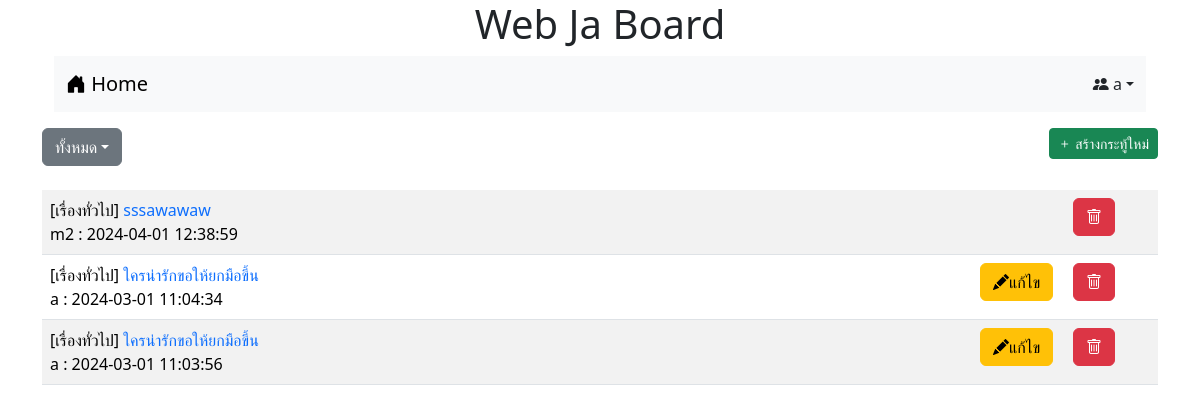
Screenshot of /index.php?cat=1 (signed in) with the database file from the repository.
### tables this page shows
CREATE TABLE `post` (
  `id` int(11) NOT NULL,
  `title` varchar(128) NOT NULL,
  `content` varchar(2048) NOT NULL,
  `post_date` datetime NOT NULL,
  `cat_id` int(11) NOT NULL,
  `user_id` int(11) NOT NULL
);

CREATE TABLE `category` (
  `id` int(11) NOT NULL,
  `name` varchar(32) NOT NULL
);

CREATE TABLE `user` (
  `id` int(11) NOT NULL,
  `login` varchar(32) NOT NULL,
  `password` varchar(64) NOT NULL,
  `name` varchar(64) NOT NULL,
  `gender` char(1) NOT NULL,
  `email` varchar(32) NOT NULL,
  `role` char(1) NOT NULL
);

### index.php (the view, shortened to what this page needs)
<!DOCTYPE html>
<html lang="en">
<head>
    <link href="https://cdn.jsdelivr.net/npm/bootstrap@5.3.2/dist/css/bootstrap.min.css" rel="stylesheet">
    <link rel="stylesheet" href="https://cdn.jsdelivr.net/npm/bootstrap-icons@1.11.3/font/bootstrap-icons.min.css">
</head>
<body>
<div class="container - lg">
    <h1 style="text-align: center;">Web Ja Board</h1>
    <form action="post.php" method="get">
        <div class="container-fluid">
            <nav class="navbar bg-body-tertiary">
                <div class="container-fluid">
                    <a class="navbar-brand" href="index.php"><i class="bi bi-house-door-fill"></i> Home</a>
                    <form class="d-flex"><?php if(!isset($_SESSION['id'])) { ?>
                        <a href="login.php" class="navbar-brand"><i class="bi bi-box-arrow-in-left"></i> เข้าสู่ระบบ</a>
                            <?php }else{ if ($_SESSION["role"] == 'm'&& isset($_SESSION['id'])) { ?>
                            <?php  }if($_SESSION["role"] == 'a'&& isset($_SESSION['id'])) { ?>
                                <nav class="nav-item dropdown">
                                <a class="nav-link dropdown-toggle" href="#" role="button" data-bs-toggle="dropdown" aria-expanded="false"><?php echo "<i class='bi bi-people-fill'></i> $_SESSION[username]" ?></a>
                            </nav>
                                <?php }}?>
                    </form>
                </div>
            </nav>
        </div>
    <div class="mt-3 d-flex justify-content-between">
    <div class="dropdown-center">
        <button class="btn btn-secondary dropdown-toggle" type="button" data-bs-toggle="dropdown" aria-expanded="false">ทั้งหมด</button>
                    <?php
                            $sql="SELECT * FROM category";
                            ?>
                    </div>
        <?php if(isset($_SESSION['id'])) {?>
        <div >  <a href="newpost.php" class="btn btn-success btn-sm "><i class="bi bi-plus"></i> สร้างกระทู้ใหม่</a> </div>
        <?php }?>
    </div>
    <table class="table table-striped mt-4">
    <?php
         $conn=new PDO("mysql:host=localhost;dbname=webboard;charset=utf8","root","");
         if(isset($_GET["cat"])){
         $sql="SELECT t3.name,t1.title,t1.id,t2.login,t1.post_date,t1.user_id FROM post as t1
         INNER JOIN user as t2 ON (t1.user_id=t2.id)
         INNER JOIN category as t3 ON (t1.cat_id=t3.id)WHERE t3.id=$_GET[cat] ORDER BY t1.post_date DESC";
         }
         else{
            $sql="SELECT t3.name,t1.title,t1.id,t2.login,t1.post_date,t1.user_id FROM post as t1
         INNER JOIN user as t2 ON (t1.user_id=t2.id)
         INNER JOIN category as t3 ON (t1.cat_id=t3.id)  ORDER BY t1.post_date DESC";
         }
         $result=$conn->query($sql);
        while($row = $result->fetch()){
            if(isset($_SESSION['id'])&& $_SESSION['role'] == 'm'){
                if($_SESSION['user_id']!= $row[5]){
                echo"<tr><td class=col-10>[$row[0]] <a href=post.php?id=$row[2] style=text-decoration:none>$row[1]</a><BR>$row[3] : $row[4]</td><td class=col-1></td><td class=col-1></td></tr>";
                }
                else{
                echo "<tr><td class=col-10>[$row[0]] <a href=post.php?id=$row[2] style=text-decoration:none>$row[1]</a><BR>$row[3] : $row[4]</td><td class=col-1><a href='editpost.php?edit=$row[2]&user=$row[5]' name='edit'  class='btn btn-warning bi bi-pencil-fill'>แก้ไข</a></td>";
                echo "<td class=col-1><a href='delete.php?del=$row[2]&user=$row[5]' name='del' onclick='return myConfirm()' class='btn btn-danger bi bi-trash'></a></td></tr>"; }
            }
            elseif(isset($_SESSION['id'])&& $_SESSION['role'] == 'a'){
                if($_SESSION['user_id']!=$row[5]){
                echo"<tr><td class=col-10>[$row[0]] <a href=post.php?id=$row[2] style=text-decoration:none>$row[1]</a><BR>$row[3] : $row[4]</td><td class=col-1></td><td class=col-1><a href='delete.php?del=$row[2]&user=$row[5]' name='del' onclick='return myConfirm()' class='btn btn-danger bi bi-trash'></a></td></tr>";
                }
                else{
                echo "<tr><td class=col-10>[$row[0]] <a href=post.php?id=$row[2] style=text-decoration:none>$row[1]</a><BR>$row[3] : $row[4]</td><td class=col-1><a href='editpost.php?edit=$row[2]&user=$row[5]' name='edit'  class='btn btn-warning bi bi-pencil-fill'>แก้ไข</a></td>
                <td class=col-1><a href='delete.php?del=$row[2]&user=$row[5]' name='del' onclick='return myConfirm()' class='btn btn-danger bi bi-trash'></a></td></tr>";
            }
        }
            else echo"<tr><td>[$row[0]] <a href=post.php?id=$row[2] style=text-decoration:none>$row[1]</a><BR>$row[3] : $row[4]</td></tr>";
        }
        ?>
    </table>
</div>
</body>
</html>

### rows the page displays
post: category.name "เรื่องทั่วไป", title "sssawawaw", user.login "m2", post_date "2024-04-01 12:38:59"
post: category.name "เรื่องทั่วไป", title "ใครน่ารักขอให้ยกมือขึ้น", user.login "a", post_date "2024-03-01 11:04:34"
post: category.name "เรื่องทั่วไป", title "ใครน่ารักขอให้ยกมือขึ้น", user.login "a", post_date "2024-03-01 11:03:56"

### other values shown
$_SESSION[username] "a"
